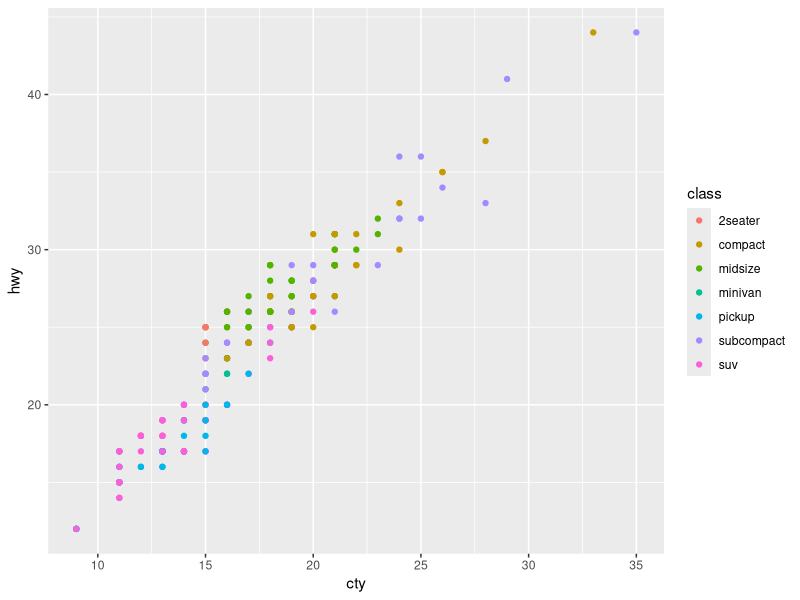

The R source for this figure:
# Practice Exercise 1. 
#
# Create a scatterplot using the mpg data that plots the city mileage against
# the highway mileage; the colour of the dots should correspond to the class of
# drive (e.g., compact).
#
# Note 1: Your answers should be self-contained R scripts, one for each exerise. 
# I should be able to source your script in a fresh R session and have it draw 
# the plot. You may assume that my machine has the relevant packages, but you 
# should NOT assume that I already have them loaded. Your code should include
# appropriate comments.
#
# Note 2: In most cases there are multiple valid ways of creating the plot. As
# long as your code generates the right answer and is commented well enough for
# me (or another person) to understand, it is okay.

# Solution to practice exercise 1 of the data visualisation component
# Author: Danielle Navarro (d.navarro@unsw.edu.au)
# Date: 11 March 2020

# load packages
library(tidyverse)

# create plot
picture_01 <- ggplot(
  data = mpg,
  mapping = aes(
    x = cty, 
    y = hwy, 
    colour = class
  )
) + 
  geom_point()

# draw the plot
print(picture_01)